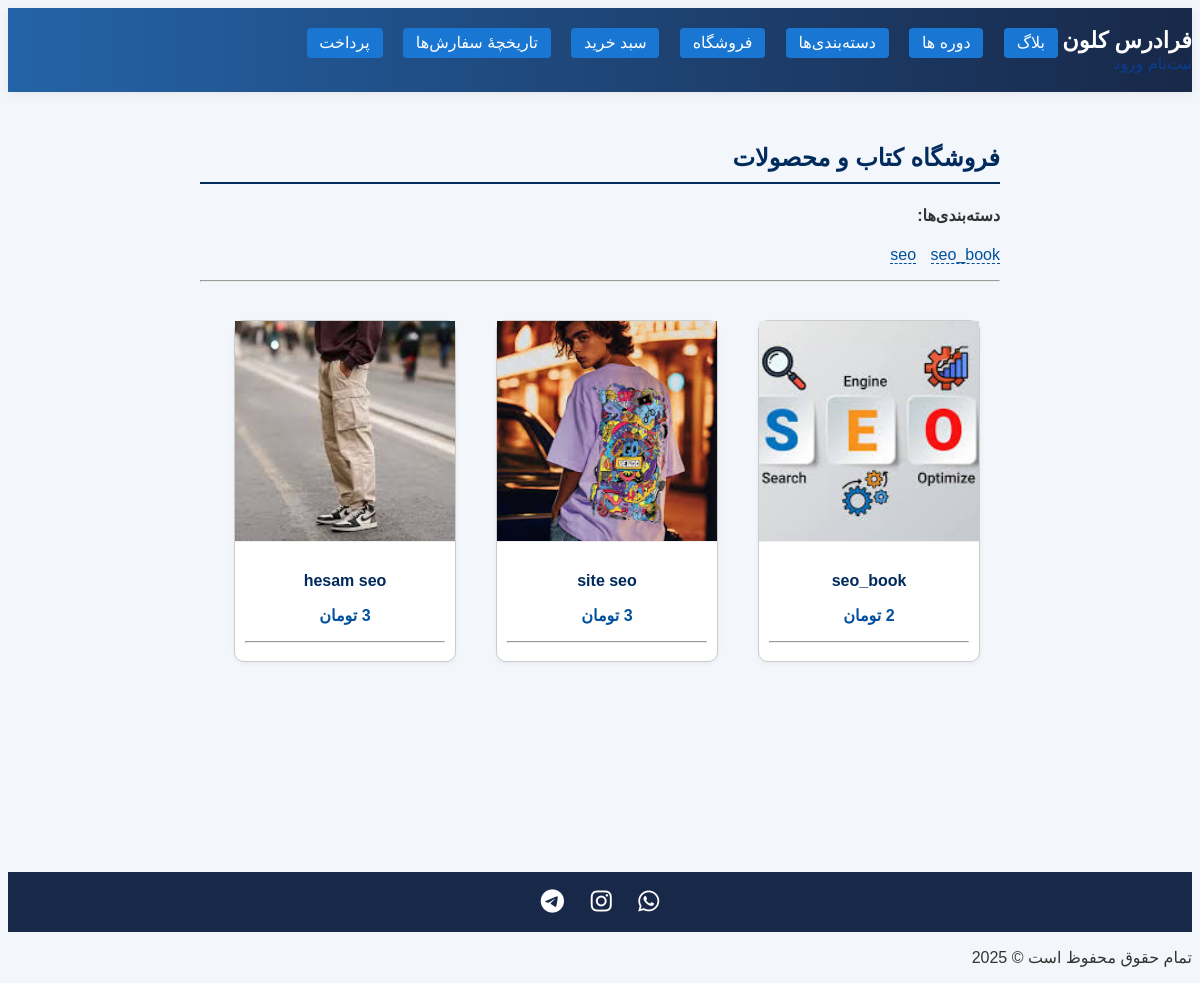
/store/, run on the app's committed database.
### store/models.py (models this page shows, shortened)
class Category(models.Model):
    title = models.CharField(max_length=100)
    slug = models.SlugField(unique=True, blank=True)

class Product(models.Model):
    category = models.ForeignKey(Category, on_delete=models.CASCADE, related_name='products')
    tags = models.ManyToManyField(Tag, blank=True)
    title = models.CharField(max_length=200)
    slug = models.SlugField(unique=True)
    description = models.TextField()
    price = models.PositiveIntegerField()
    stock = models.PositiveIntegerField(default=0)
    image = models.ImageField(upload_to='products/')
    is_digital = models.BooleanField(default=False)
    created_at = models.DateTimeField(auto_now_add=True)

### store/views.py (the view)
# urls.py: path('', views.product_list, name='product_list'),
def product_list(request):
    category_slug = request.GET.get('category')
    tag_name = request.GET.get('tag')
    products = Product.objects.all()
    if category_slug:
        products = products.filter(category__slug=category_slug)
    if tag_name:
        products = products.filter(tags__name=tag_name)
    categories = Category.objects.all()
    return render(request, 'store/product_list.html', {
        'products': products,
        'categories': categories
    })

### store/templates/store/product_list.html
{% extends 'base.html' %}
{% load static %}
{% block content %}
<div class="store-header">
  <h2>فروشگاه کتاب و محصولات</h2>
</div>
<div class="store-categories">
  <h4>دسته‌بندی‌ها:</h4>
  <ul>
    {% for cat in categories %}
      <li><a href="?category={{ cat.slug }}">{{ cat.title }}</a></li>
    {% endfor %}
  </ul>
</div>
<hr>
<div class="store-product-list">
  {% for p in products %}
    <div class="product-card">
      <a href="{% url 'store:product_detail' p.slug %}">
        <img src="{{ p.image.url }}" alt="{{ p.title }}">
        <div class="product-info">
          <h3>{{ p.title }}</h3>
          <p>{{ p.price }} تومان</p>
          <hr>
        </div>
      </a>
    </div>
  {% endfor %}
</div>
{% endblock %}

### templates/base.html (shortened to what this page needs)
{% load static %}
<!DOCTYPE html>
<html lang="fa" dir="rtl">
<head>
  <link rel="stylesheet" href="{% static 'css/base.css' %}">
  <link rel="stylesheet" href="{% static 'accounts/css/accounts.css' %}">
  <link rel="stylesheet" href="{% static 'blog/style.css' %}">
  <link rel="stylesheet" href="{% static 'orders/style.css' %}">
  <link rel="stylesheet" href="{% static 'store/style.css' %}">
  <link rel="stylesheet" href="https://cdnjs.cloudflare.com/ajax/libs/font-awesome/6.5.0/css/all.min.css" />
</head>
<body>
  <header class="site-header">
<nav class="nav-links">
  <a href="/" class="logo">فرادرس کلون</a>
  <a href="{% url 'blog:post_list' %}"       class="order-link">بلاگ</a>
  <a href="{% url 'courses:course_list' %}"       class="order-link">دوره ها</a>
  <a href="{% url 'courses:all_categories' %}" class="order-link">دسته‌بندی‌ها</a>
  <a href="{% url 'store:product_list' %}"       class="order-link">فروشگاه</a>
  <a href="{% url 'orders:cart_detail' %}" class="order-link">سبد خرید</a>
  <a href="{% url 'orders:order_list' %}" class="order-link">تاریخچهٔ سفارش‌ها</a>
  <a href="{% url 'orders:checkout' %}" class="order-link">پرداخت</a>
</nav>
      {% if user.is_authenticated %}
        <img src="{% if user.profile_image %}{{ user.profile_image.url }}{% else %}{% static 'accounts/img/default_avatar.png' %}{% endif %}" alt="آواتار" class="nav-avatar">
        <a href="{% url 'dashboard' %}" class="btn-accounts">داشبورد</a>
        <a href="{% url 'profile' %}" class="btn-accounts">پروفایل</a>
        {% if user.is_staff %}
          <a href="{% url 'admin_ticket_list' %}" class="btn-accounts" style="background:#119e69;">مدیریت تیکت‌ها</a>
        {% endif %}
        <form method="post" action="{% url 'account_logout' %}" class="logout-form" style="display:inline;">
          {% csrf_token %}
          <button type="submit" class="btn-accounts">خروج</button>
        </form>
      {% else %}
        <a href="{% url 'account_signup' %}">ثبت‌نام</a>
        <a href="{% url 'account_login' %}">ورود</a>
      {% endif %}
  </header>
  <main class="main-content py-4">
    <div class="container">
      {% block content %}{% endblock %}
    </div>
  </main>
<footer class="site-footer">
  <div class="social-icons">
    <a href="https://wa.me/989123456789" target="_blank" title="واتساپ">
      <i class="fab fa-whatsapp"></i>
    </a>
    <a href="https://instagram.com/yourpage" target="_blank" title="اینستاگرام">
      <i class="fab fa-instagram"></i>
    </a>
    <a href="https://t.me/yourchannel" target="_blank" title="تلگرام">
      <i class="fab fa-telegram"></i>
    </a>
  </div>
</footer>
    <p>تمام حقوق محفوظ است © {% now "Y" %}</p>
</body>
</html>

### static/css/base.css (style rules this page uses)
body { background: #f4f6fb; font-family: Vazirmatn, Tahoma, sans-serif; color: #222; direction: rtl; }
.site-header { background: linear-gradient(90deg, #2463a7, #182848); color: #fff; padding: 1.2rem 0; box-shadow: 0 2px 12px #0001; }
.logo { font-size: 1.4rem; font-weight: bold; color: #fff; text-decoration: none; }
.container { max-width: 800px; margin: 0 auto; padding: 2rem 1rem; }
.site-footer { background: #182848; color: #fff; text-align: center; padding: 1rem 0; margin-top: 3rem; }
.nav-links .order-link { margin-left: 1rem; padding: 0.4em 0.8em; background-color: #1976d2; color: #ffffff; text-decoration: none; border-radius: 0.25rem; font-weight: 500; transition: background .2s; }
.social-icons a { font-size: 24px; margin: 0 10px; color: #fff; transition: transform 0.3s ease, color 0.3s ease; }

### accounts/static/accounts/css/accounts.css (style rules this page uses)
body { background: #f4f6fb; font-family: Vazirmatn, Tahoma, sans-serif; color: #182848; direction: rtl; }
.site-footer { background: #182848; color: #fff; text-align: center; padding: 1rem 0; margin-top: 3rem; }

### blog/static/blog/style.css (style rules this page uses)
:root { --az-blue: #0b3d91; --light-gray: #f5f5f5; }
body { background: var(--light-gray); color: #333; }
a { color: var(--az-blue); text-decoration: none; }

### orders/static/orders/style.css (style rules this page uses)
.nav-links .order-link { margin-left: 1rem; padding: 0.4em 0.8em; background-color: #1976d2; color: #ffffff; text-decoration: none; border-radius: 0.25rem; font-weight: 500; transition: background .2s; }

### store/static/store/style.css (style rules this page uses)
body { background-color: #f3f6fa; font-family: 'Vazirmatn', sans-serif; direction: rtl; }
.store-header h2 { color: #002b5c; border-bottom: 2px solid #002b5c; padding-bottom: 10px; margin-bottom: 20px; }
.store-categories ul { list-style: none; padding: 0; }
.store-categories li { display: inline-block; margin-left: 10px; }
.store-categories a { color: #00509e; text-decoration: none; border-bottom: 1px dashed #00509e; }
.product-card { width: 220px; border: 1px solid #ccc; border-radius: 10px; margin: 10px; float: right; background: #ffffff; box-shadow: 0 2px 5px rgba(0,0,0,0.05); }
.product-card img { width: 100%; height: 220px; object-fit: cover; object-position: center; border-bottom: 1px solid #eee; }
.product-info { padding: 10px; text-align: center; }
.product-info h3 { font-size: 16px; color: #002b5c; }
.product-info p { color: #00509e; font-weight: bold; }
.store-product-list { display: flex; gap: 20px; overflow-x: auto; padding: 20px 10px; margin-bottom: 100px; scroll-snap-type: x mandatory; -webkit-overflow-scrolling: touch; }

### data on the page
Category: title "seo_book"
Category: title "seo"
Product: image (picture), title "seo_book", price "2"
Product: image (picture), title "site seo", price "3"
Product: image (picture), title "hesam seo", price "3"
